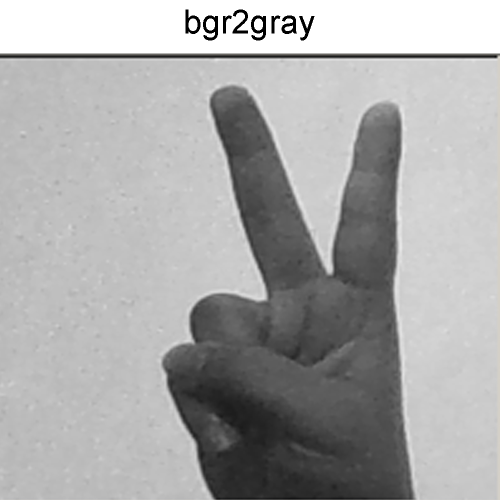
#> input picture 2nd photo.jpg, 1000 x 1000 px, given in place of the camera (shown at 1/2 size)
$ python takedata.py
#> lines starting #> are read from the running program, lines starting #| are printed output that depends on the picture; after the words box and inside, x2 and y2 are one past the last pixel; in counts of white or black regions, pixels touching at a corner belong together; pictures that were not available may be replaced by others from this repository, and a replacement may not be noted

#!/usr/bin/env python3
import matplotlib.pyplot as plt
import numpy as np
import copy
import cv2
import os


dataColor = (0,255,0)
font = cv2.FONT_HERSHEY_SIMPLEX
fx, fy, fh = 10, 50, 45
takingData = 0
className = 'NONE'
count = 0
showMask = 0

classes = 'ZERO ONE TWO THREE FOUR FIVE ADD SUBTRACT'.split()

def initClass(name):
    global className, count
    className = name
    os.system('mkdir -p data/%s' % name)
    count = len(os.listdir('../Required_data/data/%s' % name))

def preprocess(img):
    img = cv2.cvtColor(img, cv2.COLOR_BGR2GRAY)
    img = cv2.GaussianBlur(img, (7,7), 3)
    img = cv2.adaptiveThreshold(img, 255, cv2.ADAPTIVE_THRESH_GAUSSIAN_C, cv2.THRESH_BINARY_INV, 11, 2)
    _, new = cv2.threshold(img, 25, 255, cv2.THRESH_BINARY_INV + cv2.THRESH_OTSU)
    return new

def main():
    global font, size, fx, fy, fh
    global takingData, dataColor
    global className, count
    x0, y0, width = 200, 120, 300
    cam = cv2.VideoCapture(0)
    while True:
        ret, frame = cam.read()
#> frame is the input picture: shape (1000, 1000, 3); mean B, G, R 169.5, 169.5, 169.5
        frame = cv2.flip(frame, 1)
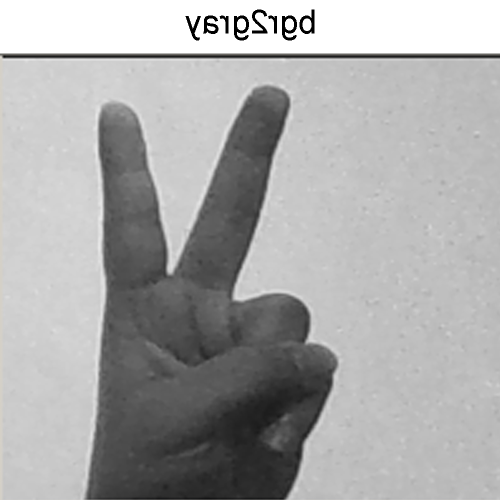
#> frame: shape (1000, 1000, 3) (shown at 1/2 size); mean B, G, R 169.5, 169.5, 169.5
        window = copy.deepcopy(frame)
        cv2.rectangle(window, (x0,y0), (x0+width-1,y0+width-1), dataColor, 5)

        if takingData:
            dataColor = (0,250,0)
            cv2.putText(window, 'Taking Data: ON', (fx,fy), font, 1.2, dataColor, 2, 1)
        else:
            dataColor = (0,0,250)
            cv2.putText(window, 'Taking Data: OFF', (fx,fy), font, 1.2, dataColor, 2, 1)
        cv2.putText(window, 'Class Name: %s (%d)' % (className, count), (fx,fy+fh), font, 1.0, (245,210,65), 2, 1)
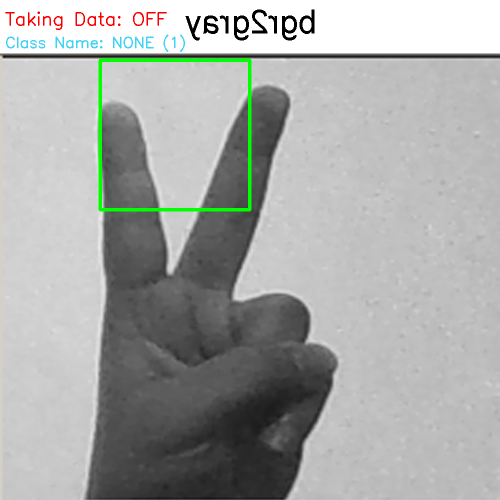
#> window: shape (1000, 1000, 3) (shown at 1/2 size); mean B, G, R 167.6, 169.7, 167.8

            # get region of interest
        roi = frame[y0:y0+width,x0:x0+width]
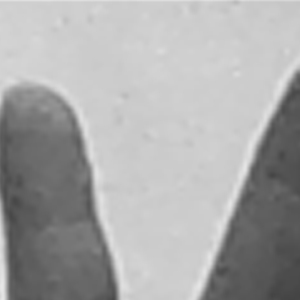
#> roi: shape (300, 300, 3); min 68, max 231, mean 168
        roi = preprocess(roi)
#> in preprocess, `img = cv2.adaptiveThreshold(img, 255, cv2.ADAPTIVE_THRESH_GAUSSIAN_C, ..`:
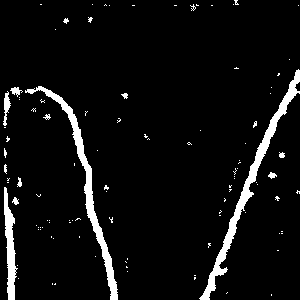
#> img: shape (300, 300); 5.7% white; 105 white regions (92 under 20 px), largest, box (x1, y1, x2, y2) and area: (199, 69, 300, 300) 1923, (25, 86, 118, 300) 1671, (4, 187, 18, 300) 787

        if takingData:
            cv2.imwrite('data/{0}/{0}_{1}.png'.format(className, count), roi)
            count += 1

        cv2.imshow('Original', window)
        key = cv2.waitKey(10)
#> (key Esc is pressed here)
        if key == 27:
            break
        # Toggle data taking
        elif key == ord('s'):
            takingData = not takingData
        # Toggle class
        elif key == ord('0'):
            initClass('ZERO')
        elif key == ord('1'):
            initClass('ONE')
        elif key == ord('2'):
            initClass('TWO')
        elif key == ord('3'):
            initClass('THREE')
        elif key == ord('4'):
            initClass('FOUR')
        elif key == ord('5'):
            initClass('FIVE')
        elif key == ord('+'):
            initClass('ADD')
        elif key == ord('-'):
            initClass('SUBTRACT')
        elif key == ord('u'):
            initClass('OKAY')
        elif key == ord('d'):
            initClass('DOWN')
        # adjust the position of window
        elif key == ord('i'):
            y0 = max((y0 - 5, 0))
        elif key == ord('k'):
            y0 = min((y0 + 5, window.shape[0]-width))
        elif key == ord('j'):
            x0 = max((x0 - 5, 0))
        elif key == ord('l'):
            x0 = min((x0 + 5, window.shape[1]-width))

    cam.release()


if __name__ == '__main__':
    initClass('NONE')
    main()
